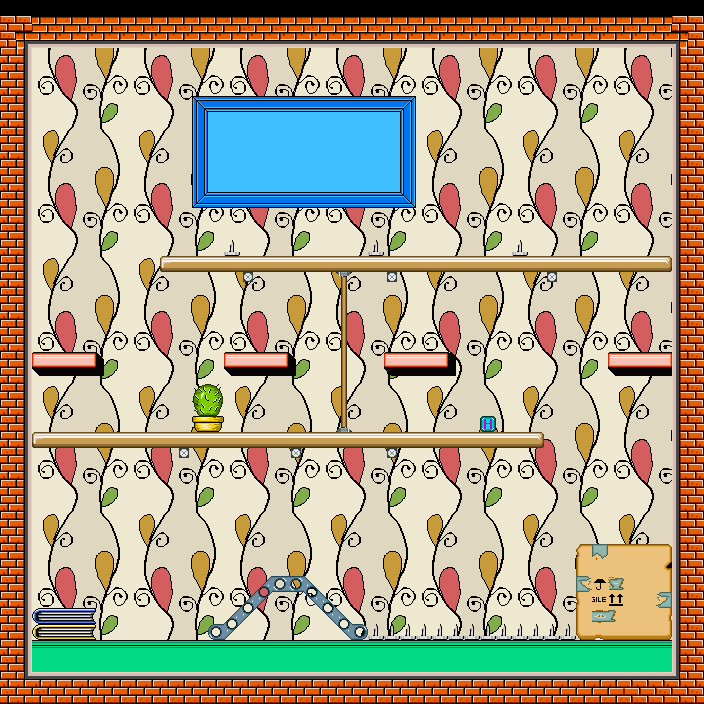

Tiled map render using the project's own tile images. Description and the map definition, with tile-layer contents summarised, below:
An orthogonal 44x44 tile map with 16x16 px tiles, 4 tile layers (wall, mebel, shadow, back) and 33 objects (28x object, 5x fixture).

<map version="1.0" orientation="orthogonal" renderorder="right-down" width="44" height="44" tilewidth="16" tileheight="16" nextobjectid="219">
 <properties>
  <property name="dlinamap" value="44" />
  <property name="jumpornot" value="true" />
  <property name="namelevel" value="level_4.png" />
  <property name="startPlayX" value="2" />
  <property name="startPlayY" value="3" />
  <property name="unitScale" value="0.03125" />
  <property name="visotamap" value="44" />
  <property name="what_en" value="level16_en.txt" />
  <property name="what_ru" value="level16_ru.txt" />
 </properties>
 <tileset firstgid="1" name="сссссс" tilewidth="16" tileheight="16" spacing="2" margin="1">
  <image source="maptiles.png" width="576" height="576" />
 </tileset>
 <layer name="wall" width="44" height="44">
  <data>[1936 cells, 1892 non-empty, 66 distinct tile ids]</data>
 </layer>
 <layer name="mebel" width="44" height="44">
  <data>[1936 cells, 201 non-empty, 52 distinct tile ids]</data>
 </layer>
 <layer name="shadow" width="44" height="44">
  <data>[1936 cells, 0 non-empty, 0 distinct tile ids]</data>
 </layer>
 <layer name="back" width="44" height="44">
  <data>[1936 cells, 0 non-empty, 0 distinct tile ids]</data>
 </layer>
 <objectgroup name="box2d">
  <properties>
   <property name="body" value="environment" />
  </properties>
  <object id="49" name="flour" type="object" x="720.75" y="897">
   <properties>
    <property name="body" value="environment" />
    <property name="userData" value="YES_ON" />
   </properties>
   <polyline points="-688,-256 -48,-256" />
  </object>
  <object id="162" name="book" type="object" x="176" y="560" width="16" height="80">
   <properties>
    <property name="body" value="environment" />
    <property name="bodyType" value="DynamicBody" />
    <property name="density" value="1" />
    <property name="userData" value="book_body 1" />
   </properties>
  </object>
  <object id="163" name="coub_long" type="object" x="160" y="544" width="48" height="16">
   <properties>
    <property name="body" value="environment" />
    <property name="bodyType" value="DynamicBody" />
    <property name="density" value="1" />
    <property name="userData" value="coub_long 2" />
   </properties>
  </object>
  <object id="166" name="flour" type="object" x="368" y="640">
   <properties>
    <property name="body" value="environment" />
    <property name="fricition" value="0.2" />
    <property name="userData" value="YEhhS_ON" />
   </properties>
   <polyline points="0,0 0,-16 -16,-16 -64,-64 -96,-64 -144,-16 -160,-16 -160,0 -144,0 -96,-48 -64,-48 -16,0 0,0" />
  </object>
  <object id="167" name="pool_balll" type="object" x="269.333" y="543.333" width="32" height="32">
   <properties>
    <property name="body" value="environment" />
    <property name="bodyType" value="DynamicBody" />
    <property name="density" value="1" />
    <property name="userData" value="pool_ball" />
   </properties>
   <ellipse />
  </object>
  <object id="170" name="coub_long" type="object" x="340.041" y="558.655" width="48" height="16">
   <properties>
    <property name="body" value="environment" />
    <property name="bodyType" value="DynamicBody" />
    <property name="density" value="1" />
    <property name="userData" value="coub_long 2" />
   </properties>
  </object>
  <object id="182" name="Energycell" type="object" x="224" y="400" width="32" height="32">
   <properties>
    <property name="body" value="environment" />
    <property name="bodyType" value="DynamicBody" />
    <property name="density" value="1" />
    <property name="userData" value="energycell" />
   </properties>
  </object>
  <object id="183" name="flour" type="object" x="32" y="608" width="64" height="32">
   <properties>
    <property name="body" value="environment" />
    <property name="userData" value="YES_ON" />
   </properties>
  </object>
  <object id="184" name="coub_small" type="object" x="356.292" y="591.167" width="16" height="16">
   <properties>
    <property name="body" value="environment" />
    <property name="bodyType" value="DynamicBody" />
    <property name="density" value="1" />
    <property name="userData" value="coub_small" />
   </properties>
  </object>
  <object id="185" name="coub_small" type="object" x="356.292" y="607.167" width="16" height="16">
   <properties>
    <property name="body" value="environment" />
    <property name="bodyType" value="DynamicBody" />
    <property name="density" value="1" />
    <property name="userData" value="coub_small" />
   </properties>
  </object>
  <object id="187" name="coub_small" type="object" x="356.292" y="575.167" width="16" height="16">
   <properties>
    <property name="body" value="environment" />
    <property name="bodyType" value="DynamicBody" />
    <property name="density" value="1" />
    <property name="userData" value="coub_small" />
   </properties>
  </object>
  <object id="191" name="flour" type="fixture" x="192" y="384" width="32" height="48">
   <properties>
    <property name="body" value="environment" />
    <property name="userData" value="small_car" />
   </properties>
  </object>
  <object id="192" name="flour" type="object" x="576" y="544" width="96" height="96">
   <properties>
    <property name="body" value="environment" />
    <property name="userData" value="YES_ON" />
   </properties>
  </object>
  <object id="193" name="flour" type="object" x="32" y="432" width="512" height="16">
   <properties>
    <property name="body" value="environment" />
    <property name="userData" value="YES_ON" />
   </properties>
  </object>
  <object id="194" name="flour" type="object" x="608" y="352" width="64" height="16">
   <properties>
    <property name="body" value="environment" />
    <property name="userData" value="YES_ON" />
   </properties>
  </object>
  <object id="195" name="flour" type="object" x="384" y="352" width="64" height="16">
   <properties>
    <property name="body" value="environment" />
    <property name="userData" value="YES_ON" />
   </properties>
  </object>
  <object id="196" name="flour" type="object" x="224" y="352" width="64" height="16">
   <properties>
    <property name="body" value="environment" />
    <property name="userData" value="YES_ON" />
   </properties>
  </object>
  <object id="197" name="flour" type="object" x="32" y="352" width="64" height="16">
   <properties>
    <property name="body" value="environment" />
    <property name="userData" value="YES_ON" />
   </properties>
  </object>
  <object id="198" name="vrag" type="object" x="288" y="384" width="32" height="48">
   <properties>
    <property name="body" value="environment" />
    <property name="bodyType" value="DynamicBody" />
    <property name="density" value="1" />
    <property name="userData" value="trinity" />
   </properties>
  </object>
  <object id="199" name="asrc" type="object" x="640" y="320" width="32" height="32">
   <properties>
    <property name="body" value="environment" />
    <property name="bodyType" value="DynamicBody" />
    <property name="density" value="1" />
    <property name="userData" value="asrcgun" />
   </properties>
  </object>
  <object id="200" name="asrc" type="object" x="400" y="320" width="32" height="32">
   <properties>
    <property name="body" value="environment" />
    <property name="bodyType" value="DynamicBody" />
    <property name="density" value="1" />
    <property name="userData" value="asrcgun" />
   </properties>
  </object>
  </objectgroup>
</map>
<!-- 12 of 33 objects omitted -->
